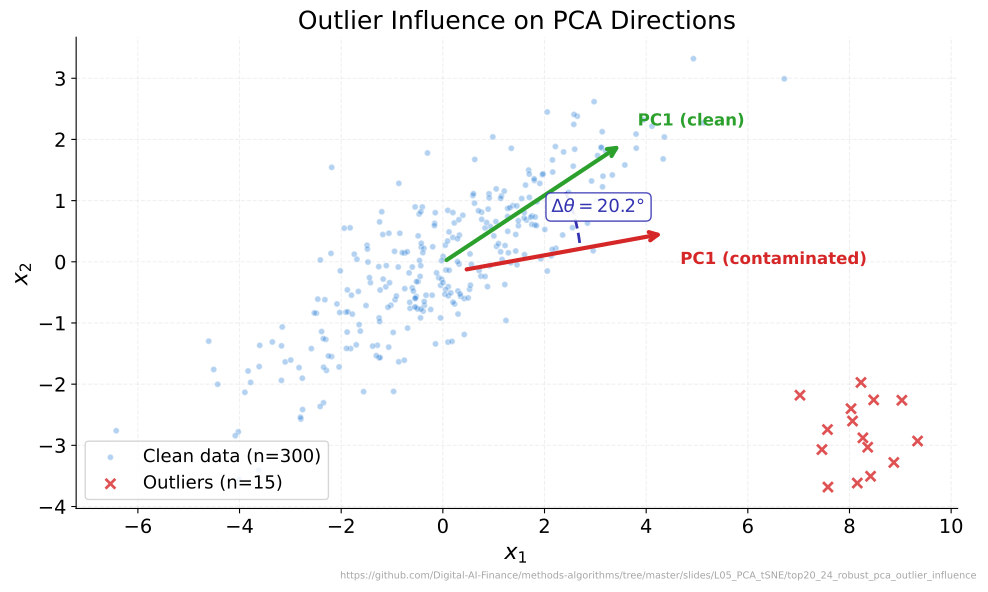

The script that saved this image:
"""Outlier Influence on PCA Directions."""
import matplotlib.pyplot as plt
import numpy as np
from sklearn.decomposition import PCA
from pathlib import Path

import sys
sys.path.insert(0, str(Path(__file__).resolve().parents[3] / 'templates'))
from chart_style import apply_style, COLORS, MLPURPLE, MLBLUE, MLORANGE, MLGREEN, MLRED, MLLAVENDER
apply_style()

CHART_METADATA = {
    "title": "Outlier Influence on PCA Directions",
    "description": "2D scatter showing how outliers shift PC1 direction with angular deviation.",
    "url": "https://github.com/Digital-AI-Finance/methods-algorithms/tree/master/slides/L05_PCA_tSNE/top20_24_robust_pca_outlier_influence"
}


np.random.seed(42)

# Clean data: 300 bivariate normal
X_clean = np.random.multivariate_normal([0, 0], [[4, 2], [2, 1.5]], size=300)

# Outliers
X_outliers = np.random.multivariate_normal([8, -3], [[0.3, 0], [0, 0.3]], size=15)

# Contaminated data
X_contaminated = np.vstack([X_clean, X_outliers])

# PCA on clean
pca_clean = PCA(n_components=2).fit(X_clean)
pc1_clean = pca_clean.components_[0]

# PCA on contaminated
pca_contam = PCA(n_components=2).fit(X_contaminated)
pc1_contam = pca_contam.components_[0]

# Angular deviation
cos_angle = np.clip(np.abs(np.dot(pc1_clean, pc1_contam)), -1, 1)
angle_deg = np.degrees(np.arccos(cos_angle))

# Ensure arrows point in similar general direction for visual clarity
if np.dot(pc1_clean, pc1_contam) < 0:
    pc1_contam = -pc1_contam

fig, ax = plt.subplots()

# Plot clean points
ax.scatter(X_clean[:, 0], X_clean[:, 1], c=MLBLUE, alpha=0.3, s=20,
           label='Clean data (n=300)', zorder=2)

# Plot outliers
ax.scatter(X_outliers[:, 0], X_outliers[:, 1], c=MLRED, alpha=0.8, s=50,
           marker='x', linewidths=2, label='Outliers (n=15)', zorder=3)

# Arrow scale
arrow_len = 4.0
mean_clean = X_clean.mean(axis=0)
mean_contam = X_contaminated.mean(axis=0)

# PC1 direction arrows from data mean
ax.annotate('', xy=mean_clean + arrow_len * pc1_clean,
            xytext=mean_clean,
            arrowprops=dict(arrowstyle='->', color=MLGREEN, lw=3),
            zorder=4)
ax.annotate('', xy=mean_contam + arrow_len * pc1_contam,
            xytext=mean_contam,
            arrowprops=dict(arrowstyle='->', color=MLRED, lw=3),
            zorder=4)

# Labels for arrows
ax.text(mean_clean[0] + arrow_len * pc1_clean[0] + 0.3,
        mean_clean[1] + arrow_len * pc1_clean[1] + 0.3,
        'PC1 (clean)', color=MLGREEN, fontsize=12, fontweight='bold', zorder=5)
ax.text(mean_contam[0] + arrow_len * pc1_contam[0] + 0.3,
        mean_contam[1] + arrow_len * pc1_contam[1] - 0.5,
        'PC1 (contaminated)', color=MLRED, fontsize=12, fontweight='bold', zorder=5)

# Draw arc to show angular deviation
arc_radius = 2.5
angle_clean = np.degrees(np.arctan2(pc1_clean[1], pc1_clean[0]))
angle_contam = np.degrees(np.arctan2(pc1_contam[1], pc1_contam[0]))
arc_center = (mean_clean + mean_contam) / 2

from matplotlib.patches import Arc
arc = Arc(arc_center, 2 * arc_radius, 2 * arc_radius,
          angle=0, theta1=min(angle_clean, angle_contam),
          theta2=max(angle_clean, angle_contam),
          color=MLPURPLE, linewidth=2, linestyle='--', zorder=4)
ax.add_patch(arc)

# Label the angle
mid_angle = np.radians((angle_clean + angle_contam) / 2)
label_x = arc_center[0] + (arc_radius + 0.5) * np.cos(mid_angle)
label_y = arc_center[1] + (arc_radius + 0.5) * np.sin(mid_angle)
ax.text(label_x, label_y, f'$\\Delta\\theta = {angle_deg:.1f}°$',
        color=MLPURPLE, fontsize=13, fontweight='bold',
        ha='center', va='center', zorder=5,
        bbox=dict(boxstyle='round,pad=0.3', facecolor='white', edgecolor=MLPURPLE, alpha=0.9))

ax.set_xlabel('$x_1$')
ax.set_ylabel('$x_2$')
ax.set_title('Outlier Influence on PCA Directions')
ax.legend(loc='lower left')

plt.figtext(0.99, 0.01, CHART_METADATA['url'], fontsize=7, color='gray',
            ha='right', va='bottom', alpha=0.7)
plt.tight_layout()
plt.savefig(Path(__file__).parent / 'chart.pdf', dpi=300, bbox_inches='tight', facecolor='white')
plt.close()
